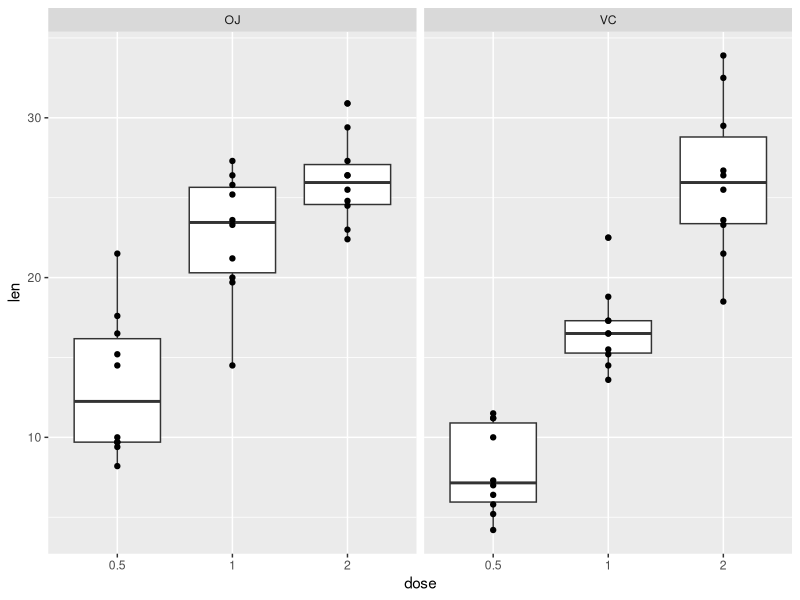
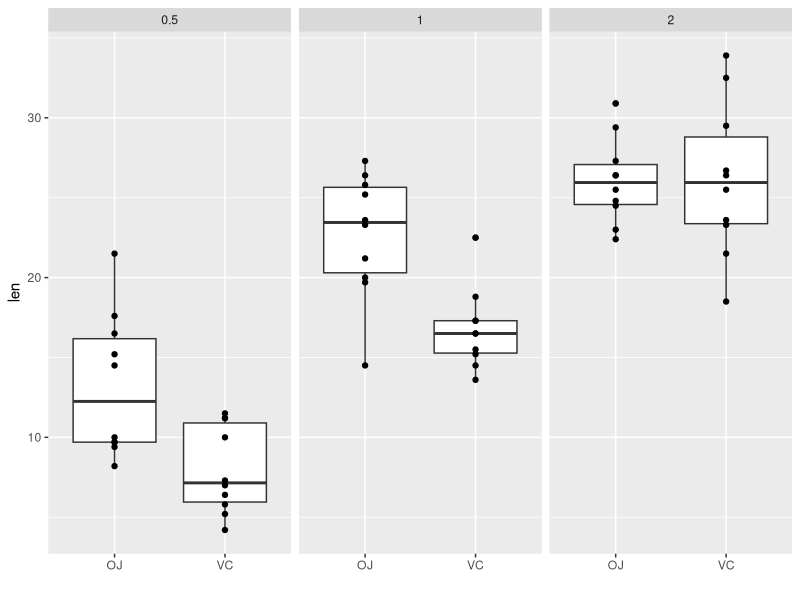
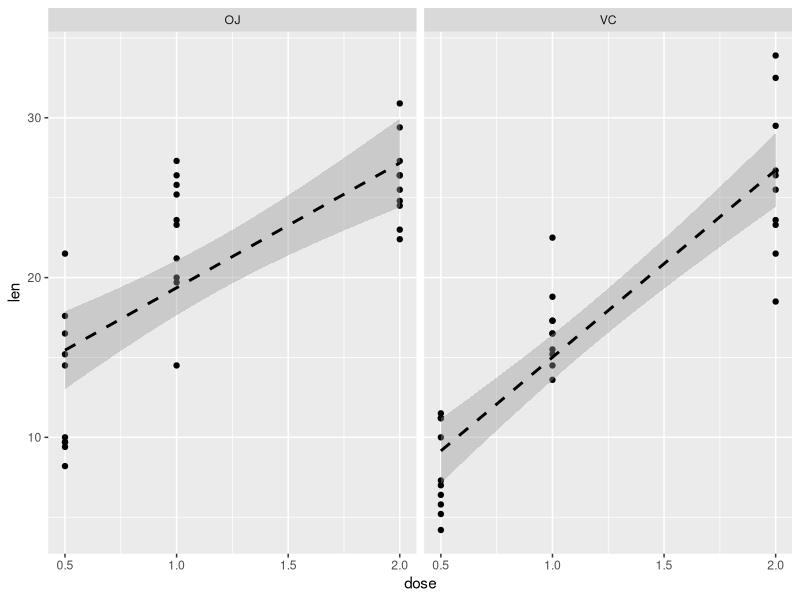
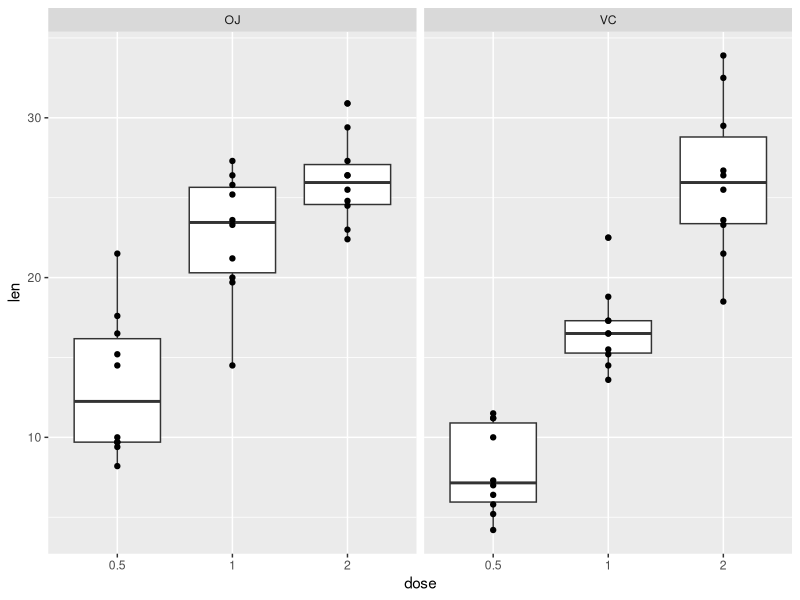
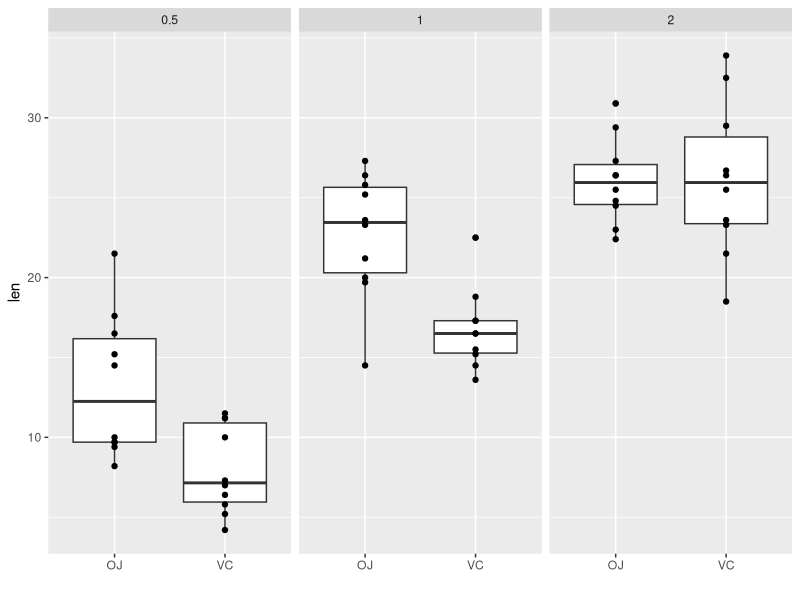
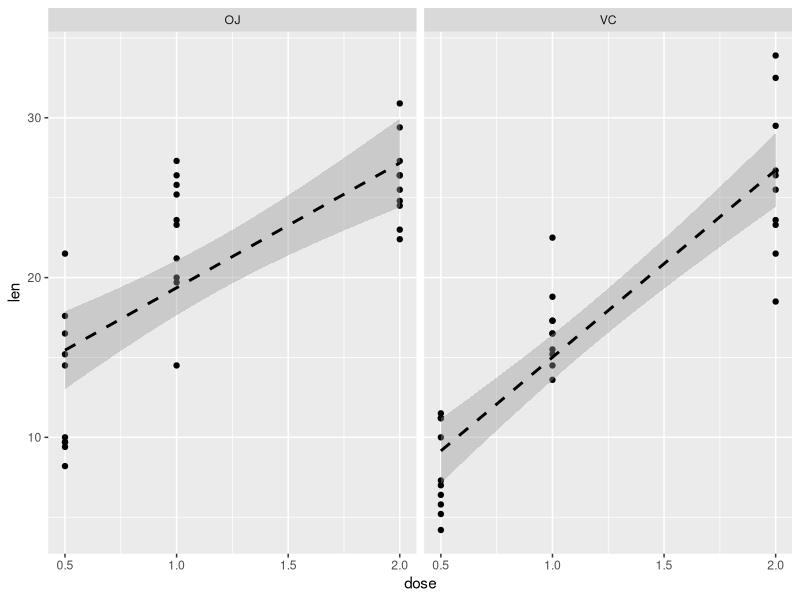

The R script that drew these images, in order:
## ---- chunk 1
## libraries 
library(dplyr); library(datasets); library(ggplot2)
## ---- chunk 2
## load ToothGrowth data
data(ToothGrowth); ToothGrowth_df<- tbl_df(ToothGrowth)
## ---- chunk 3
## preview data
str(ToothGrowth)
summary(ToothGrowth)
head(ToothGrowth)
tail(ToothGrowth)
## ---- chunk 4
## plots for basic exploratory data analyses 
g1 <- ggplot(ToothGrowth_df, aes(x=factor(dose), y=len)) + 
     geom_boxplot() + facet_grid(. ~ supp) + geom_point(color="black") + labs(x = "dose") 
g2 <- ggplot(ToothGrowth_df, aes(x=factor(supp), y=len)) + 
     geom_boxplot() + facet_grid(. ~ dose) + geom_point(color="black") + labs(x = "") 
g3 <-  ggplot(ToothGrowth_df, aes(x=dose, y=len)) + 
     geom_point() + facet_grid(. ~ supp) + labs(x = "dose") +
     geom_smooth(method = "lm", se=TRUE, col="black", lty="dashed") 
## ---- chunk 5
# display basic exploratory data analyses plots
g1
## ---- chunk 6
# display basic exploratory data analyses plots
g2
## ---- chunk 7
# display basic exploratory data analyses plots
g3
## ---- chunk 8
## group data by supp and dose, perform basic stats 
by_supp_dose <- group_by(ToothGrowth_df, supp, dose)
ToothGrowth_df_stats <- summarize(by_supp_dose, 
                                  "len-n" = length(len), "len-mean" = mean(len),
                                  "len-variance" = var(len), "len-sd" = sd(len), 
                                  "len-min" = quantile(len,0), "len-1st-quantile" = quantile(len,.25), 
                                  "len-median" = quantile(len,.5), "len-3rd-quantile" = quantile(len,.75), 
                                  "len-max" = quantile(len,1) )
## ---- chunk 9
# display stat tables 
ToothGrowth_df_stats[,c(1,2,3,4,5,6,9)]
## ---- chunk 10
## calculate 95% confidence intervals
ToothGrowth_df_ci <- summarize(by_supp_dose, 
                               "95%-Confidence-Left" = t.test(len)[[4]][1], 
                               "95%-Confidence-Right" = t.test(len)[[4]][2] )
## ---- chunk 11
## display 95% confidence intervals
## single sample t-test
ToothGrowth_df_ci
## ---- chunk 12
## hypothesis testing, two sample t-test

## OJ 0.5 vs. VC 0.5, OJ 1.0 vs. VC 1.0, OJ 2.0 vs. VC 2.0
OJ_0.5_vs_VC_0.5 <- t.test(as.matrix(ToothGrowth_df[1:10,1]), as.matrix(ToothGrowth_df[31:40,1]), paired=FALSE, var.equal=FALSE)$conf[1:2]
OJ_1.0_vs_VC_1.0 <- t.test(as.matrix(ToothGrowth_df[11:20,1]), as.matrix(ToothGrowth_df[41:50,1]), paired=FALSE, var.equal=FALSE)$conf[1:2]
OJ_2.0_vs_VC_2.0 <- t.test(as.matrix(ToothGrowth_df[21:30,1]), as.matrix(ToothGrowth_df[51:60,1]), paired=FALSE, var.equal=FALSE)$conf[1:2]

## OJ 0.5 vs. OJ 1.0, OJ 1.0 vs. OJ 2.0, OJ 0.5 vs. OJ 2.0 
OJ_0.5_vs_OJ_1.0 <- t.test(as.matrix(ToothGrowth_df[1:10,1]), as.matrix(ToothGrowth_df[11:20,1]), paired=FALSE, var.equal=FALSE)$conf[1:2]
OJ_1.0_vs_OJ_2.0 <- t.test(as.matrix(ToothGrowth_df[11:20,1]), as.matrix(ToothGrowth_df[21:30,1]), paired=FALSE, var.equal=FALSE)$conf[1:2] 
OJ_0.5_vs_OJ_2.0 <- t.test(as.matrix(ToothGrowth_df[1:10,1]), as.matrix(ToothGrowth_df[21:30,1]), paired=FALSE, var.equal=FALSE)$conf[1:2]  

## VC 0.5 vs. VC 1.0, VC 1.0 vs. VC 2.0, VC 0.5 vs. VC 2.0 
VC_0.5_vs_VC_1.0 <- t.test(as.matrix(ToothGrowth_df[31:40,1]), as.matrix(ToothGrowth_df[41:50,1]), paired=FALSE, var.equal=FALSE)$conf[1:2]
VC_1.0_vs_VC_2.0 <- t.test(as.matrix(ToothGrowth_df[41:50,1]), as.matrix(ToothGrowth_df[51:60,1]), paired=FALSE, var.equal=FALSE)$conf[1:2]
VC_0.5_vs_VC_2.0 <- t.test(as.matrix(ToothGrowth_df[31:40,1]), as.matrix(ToothGrowth_df[51:60,1]), paired=FALSE, var.equal=FALSE)$conf[1:2] 

# combine data in table
ttests <- rbind(OJ_0.5_vs_VC_0.5, OJ_1.0_vs_VC_1.0, OJ_2.0_vs_VC_2.0,
                OJ_0.5_vs_OJ_1.0, OJ_1.0_vs_OJ_2.0, OJ_0.5_vs_OJ_2.0,
                VC_0.5_vs_VC_1.0, VC_1.0_vs_VC_2.0, VC_0.5_vs_VC_2.0)
ttests <- tbl_df(data.frame(ttests))
colnames(ttests) <- c("95%-Confidence-Left", "95%-Confidence-Right")
## ---- chunk 13
## display hypothesis testing 95% confidence intervals
## two sample t-test, assume unpaired and variance not equal data
ttests
## ---- chunk 14
## libraries 
library(dplyr); library(datasets); library(ggplot2)
## ---- chunk 15
## load ToothGrowth data
data(ToothGrowth); ToothGrowth_df<- tbl_df(ToothGrowth)
## ---- chunk 16
## preview data
str(ToothGrowth)
summary(ToothGrowth)
head(ToothGrowth)
tail(ToothGrowth)
## ---- chunk 17
## plots for basic exploratory data analyses 
g1 <- ggplot(ToothGrowth_df, aes(x=factor(dose), y=len)) + 
     geom_boxplot() + facet_grid(. ~ supp) + geom_point(color="black") + labs(x = "dose") 
g2 <- ggplot(ToothGrowth_df, aes(x=factor(supp), y=len)) + 
     geom_boxplot() + facet_grid(. ~ dose) + geom_point(color="black") + labs(x = "") 
g3 <-  ggplot(ToothGrowth_df, aes(x=dose, y=len)) + 
     geom_point() + facet_grid(. ~ supp) + labs(x = "dose") +
     geom_smooth(method = "lm", se=TRUE, col="black", lty="dashed") 
## ---- chunk 18
# display basic exploratory data analyses plots
g1; g2; g3
## ---- chunk 19
## group data by supp and dose, perform basic stats 
by_supp_dose <- group_by(ToothGrowth_df, supp, dose)
ToothGrowth_df_stats <- summarize(by_supp_dose, 
                                  "len-n" = length(len), "len-mean" = mean(len),
                                  "len-variance" = var(len), "len-sd" = sd(len), 
                                  "len-min" = quantile(len,0), "len-1st-quantile" = quantile(len,.25), 
                                  "len-median" = quantile(len,.5), "len-3rd-quantile" = quantile(len,.75), 
                                  "len-max" = quantile(len,1) )
## ---- chunk 20
# display stat tables 
ToothGrowth_df_stats[,c(1,2,3,4,5,6,9)]
## ---- chunk 21
## calculate 95% confidence intervals
ToothGrowth_df_ci <- summarize(by_supp_dose, 
                               "95%-Confidence-Left" = t.test(len)[[4]][1], 
                               "95%-Confidence-Right" = t.test(len)[[4]][2] )
## ---- chunk 22
## display 95% confidence intervals
## single sample t-test
ToothGrowth_df_ci
## ---- chunk 23
## hypothesis testing, two sample t-test

## OJ 0.5 vs. VC 0.5, OJ 1.0 vs. VC 1.0, OJ 2.0 vs. VC 2.0
OJ_0.5_vs_VC_0.5 <- t.test(as.matrix(ToothGrowth_df[1:10,1]), as.matrix(ToothGrowth_df[31:40,1]), paired=FALSE, var.equal=FALSE)$conf[1:2]
OJ_1.0_vs_VC_1.0 <- t.test(as.matrix(ToothGrowth_df[11:20,1]), as.matrix(ToothGrowth_df[41:50,1]), paired=FALSE, var.equal=FALSE)$conf[1:2]
OJ_2.0_vs_VC_2.0 <- t.test(as.matrix(ToothGrowth_df[21:30,1]), as.matrix(ToothGrowth_df[51:60,1]), paired=FALSE, var.equal=FALSE)$conf[1:2]

## OJ 0.5 vs. OJ 1.0, OJ 1.0 vs. OJ 2.0, OJ 0.5 vs. OJ 2.0 
OJ_0.5_vs_OJ_1.0 <- t.test(as.matrix(ToothGrowth_df[1:10,1]), as.matrix(ToothGrowth_df[11:20,1]), paired=FALSE, var.equal=FALSE)$conf[1:2]
OJ_1.0_vs_OJ_2.0 <- t.test(as.matrix(ToothGrowth_df[11:20,1]), as.matrix(ToothGrowth_df[21:30,1]), paired=FALSE, var.equal=FALSE)$conf[1:2] 
OJ_0.5_vs_OJ_2.0 <- t.test(as.matrix(ToothGrowth_df[1:10,1]), as.matrix(ToothGrowth_df[21:30,1]), paired=FALSE, var.equal=FALSE)$conf[1:2]  

## VC 0.5 vs. VC 1.0, VC 1.0 vs. VC 2.0, VC 0.5 vs. VC 2.0 
VC_0.5_vs_VC_1.0 <- t.test(as.matrix(ToothGrowth_df[31:40,1]), as.matrix(ToothGrowth_df[41:50,1]), paired=FALSE, var.equal=FALSE)$conf[1:2]
VC_1.0_vs_VC_2.0 <- t.test(as.matrix(ToothGrowth_df[41:50,1]), as.matrix(ToothGrowth_df[51:60,1]), paired=FALSE, var.equal=FALSE)$conf[1:2]
VC_0.5_vs_VC_2.0 <- t.test(as.matrix(ToothGrowth_df[31:40,1]), as.matrix(ToothGrowth_df[51:60,1]), paired=FALSE, var.equal=FALSE)$conf[1:2] 

# combine data in table
ttests <- rbind(OJ_0.5_vs_VC_0.5, OJ_1.0_vs_VC_1.0, OJ_2.0_vs_VC_2.0,
                OJ_0.5_vs_OJ_1.0, OJ_1.0_vs_OJ_2.0, OJ_0.5_vs_OJ_2.0,
                VC_0.5_vs_VC_1.0, VC_1.0_vs_VC_2.0, VC_0.5_vs_VC_2.0)
ttests <- tbl_df(data.frame(ttests))
colnames(ttests) <- c("95%-Confidence-Left", "95%-Confidence-Right")
## ---- chunk 24
## display hypothesis testing 95% confidence intervals
## two sample t-test, assume unpaired and variance not equal data
ttests
